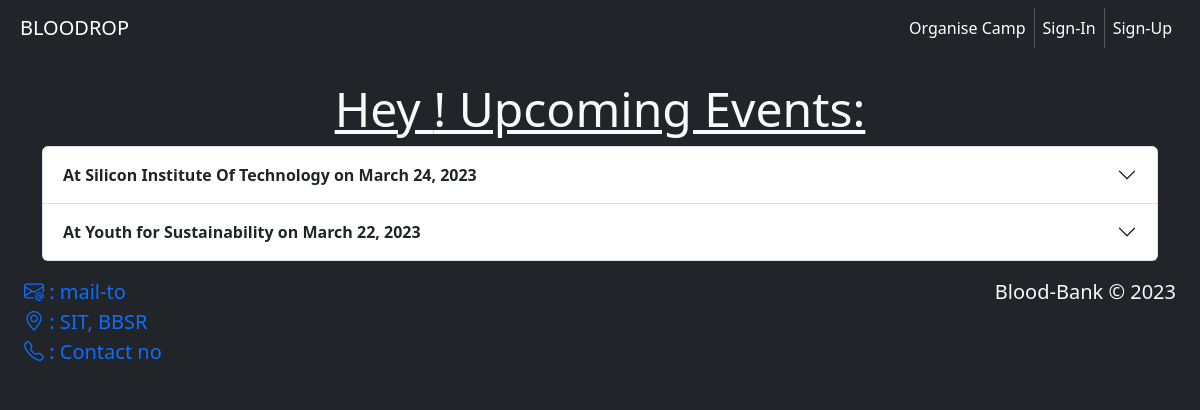
Screenshot of /doner/ with the database file from the repository.
### donationcamp/models.py (models this page shows)
class organizerDetails(models.Model):
    organizationName = models.CharField(max_length=100)
    organizerName = models.CharField(max_length=100)
    email = models.EmailField()
    date = models.DateField()
    description = models.TextField()
    password = models.IntegerField()

### doner/views.py (the view)
# urls.py: path('',views.index,name='doner_home'),
def index(request):
    organizer = organizerDetails.objects.all()
    context = {
        'events':organizer,
    }
    return render(request,'doner/index.html',context)

### templates/doner/index.html (shortened to what this page needs)
{% extends 'base.html' %}
{% block content %}
<div class="container">
    <div class="row mt-4">
        {% if events %}
          <h2 class="display-5 text-light" style="text-align: center;"><u>Hey {{user.first_name}}! Upcoming Events:</u></h2>
        {% else %}
          <h1 style="text-align: center;">No Donation camps in your locality.</h1>
        {% endif %}
    </div>
    <div class="accordion" id="accordionExample">
        {% for e in events %}
        <div class="accordion-item">
            <div class="accordion-header" id="heading{{ e.id }}">
                <button class="accordion-button collapsed"  type="button" data-bs-toggle="collapse" data-bs-target="#collapse{{ e.id }}" aria-expanded="true" aria-controls="collapse{{ e.id }}">
                    <strong>At {{ e.organizationName }} on {{ e.date }}</strong>
                </button>
            </div>
        </div>
        {% endfor %}
    </div>
</div>
{% endblock content %}

### rows the page displays
organizerDetails: organizationName "Silicon Institute Of Technology", date "March 24, 2023"
organizerDetails: organizationName "Youth for Sustainability", date "March 22, 2023"
